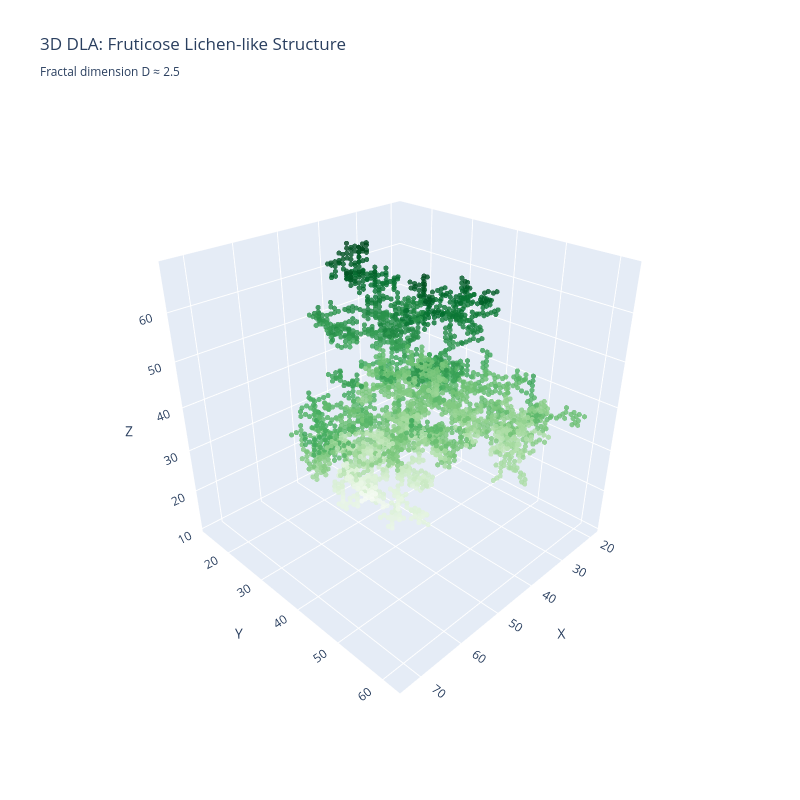

The cell this chart's notebook holds for it:
### Code cell
# Run 3D DLA simulation
print("Simulating 3D DLA (fruticose lichen-like structure)...")
print("This may take a moment...")

particles_3d = dla_3d_voxel(num_particles=3000, L=40, birth_offset=5, kill_offset=25)
print(f"Simulation complete! Generated {len(particles_3d)} particles.")

# Visualize with Plotly 3D scatter
fig = go.Figure(data=[go.Scatter3d(
    x=particles_3d[:, 0],
    y=particles_3d[:, 1],
    z=particles_3d[:, 2],
    mode='markers',
    marker=dict(
        size=3,
        color=particles_3d[:, 2],  # Color by height
        colorscale='Greens',
        opacity=0.8
    )
)])

fig.update_layout(
    title='3D DLA: Fruticose Lichen-like Structure<br><sub>Fractal dimension D ≈ 2.5</sub>',
    width=800,
    height=800,
    scene=dict(
        xaxis_title='X',
        yaxis_title='Y',
        zaxis_title='Z',
        aspectmode='cube',
        camera=dict(eye=dict(x=1.5, y=1.5, z=1.2))
    )
)

fig.show()

print(f"\nCluster radius: {np.max(np.sqrt(np.sum((particles_3d - 40)**2, axis=1))):.1f} units")

### Figure 1 — Plotly figure (JSON) as saved in the notebook; plotly's stock layout.template omitted (floating-point values rounded to 4 significant figures; data arrays with more than 128 entries replaced by an {"elided": "..."} marker saying what was removed)
{"data": [{"marker": {"color": {"elided": "3001 int values"}, "colorscale": [[0, "rgb(247,252,245)"], [0.125, "rgb(229,245,224)"], [0.25, "rgb(199,233,192)"], [0.375, "rgb(161,217,155)"], [0.5, "rgb(116,196,118)"], [0.625, "rgb(65,171,93)"], [0.75, "rgb(35,139,69)"], [0.875, "rgb(0,109,44)"], [1, "rgb(0,68,27)"]], "opacity": 0.8, "size": 3}, "mode": "markers", "type": "scatter3d", "x": {"elided": "3001 int values"}, "y": {"elided": "3001 int values"}, "z": {"elided": "3001 int values"}}], "layout": {"height": 800, "scene": {"aspectmode": "cube", "camera": {"eye": {"x": 1.5, "y": 1.5, "z": 1.2}}, "xaxis": {"title": {"text": "X"}}, "yaxis": {"title": {"text": "Y"}}, "zaxis": {"title": {"text": "Z"}}}, "title": {"text": "3D DLA: Fruticose Lichen-like Structure<br><sub>Fractal dimension D ≈ 2.5</sub>"}, "width": 800}}
